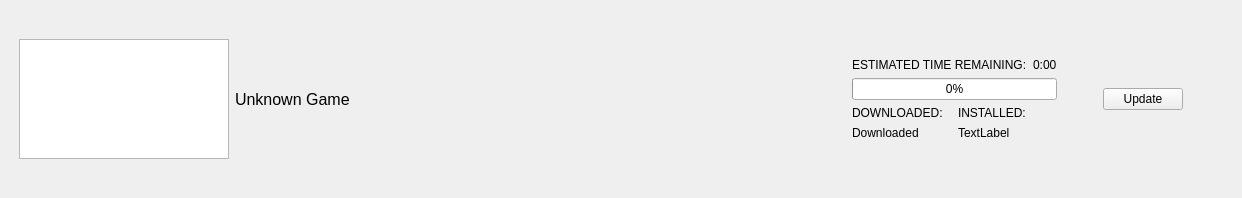
<?xml version="1.0" encoding="UTF-8"?>
<ui version="4.0">
 <class>DownloadQueueItem</class>
 <widget class="QWidget" name="DownloadQueueItem">
  <property name="geometry">
   <rect>
    <x>0</x>
    <y>0</y>
    <width>1242</width>
    <height>198</height>
   </rect>
  </property>
  <property name="windowTitle">
   <string>Form</string>
  </property>
  <layout class="QGridLayout" name="gridLayout_2">
   <item row="0" column="0">
    <layout class="QHBoxLayout" name="horizontalLayout" stretch="4,3,1,0">
     <property name="leftMargin">
      <number>8</number>
     </property>
     <property name="topMargin">
      <number>8</number>
     </property>
     <property name="rightMargin">
      <number>8</number>
     </property>
     <property name="bottomMargin">
      <number>8</number>
     </property>
     <item>
      <widget class="QGraphicsView" name="gameBanner">
       <property name="maximumSize">
        <size>
         <width>210</width>
         <height>120</height>
        </size>
       </property>
       <property name="verticalScrollBarPolicy">
        <enum>Qt::ScrollBarAsNeeded</enum>
       </property>
       <property name="horizontalScrollBarPolicy">
        <enum>Qt::ScrollBarAsNeeded</enum>
       </property>
       <property name="sizeAdjustPolicy">
        <enum>QAbstractScrollArea::AdjustIgnored</enum>
       </property>
       <property name="interactive">
        <bool>false</bool>
       </property>
       <property name="optimizationFlags">
        <set>QGraphicsView::DontAdjustForAntialiasing</set>
       </property>
      </widget>
     </item>
     <item>
      <widget class="QLabel" name="gameName">
       <property name="font">
        <font>
         <pointsize>12</pointsize>
        </font>
       </property>
       <property name="text">
        <string>Unknown Game</string>
       </property>
      </widget>
     </item>
     <item>
      <layout class="QVBoxLayout" name="verticalLayout_2" stretch="0,0,0,0,0">
       <item>
        <spacer name="verticalSpacer">
         <property name="orientation">
          <enum>Qt::Vertical</enum>
         </property>
         <property name="sizeHint" stdset="0">
          <size>
           <width>20</width>
           <height>40</height>
          </size>
         </property>
        </spacer>
       </item>
       <item>
        <layout class="QHBoxLayout" name="horizontalLayout_8">
         <item>
          <widget class="QLabel" name="label_2">
           <property name="text">
            <string>ESTIMATED TIME REMAINING:</string>
           </property>
           <property name="alignment">
            <set>Qt::AlignLeading|Qt::AlignLeft|Qt::AlignTop</set>
           </property>
          </widget>
         </item>
         <item>
          <widget class="QLabel" name="estimatedTimeRemaining">
           <property name="text">
            <string>0:00</string>
           </property>
          </widget>
         </item>
        </layout>
       </item>
       <item>
        <widget class="QProgressBar" name="progressBar">
         <property name="value">
          <number>0</number>
         </property>
        </widget>
       </item>
       <item>
        <layout class="QHBoxLayout" name="horizontalLayout_4" stretch="0,0">
         <item>
          <layout class="QHBoxLayout" name="horizontalLayout_5">
           <item>
            <layout class="QVBoxLayout" name="verticalLayout_3" stretch="0,0">
             <item>
              <widget class="QLabel" name="label">
               <property name="text">
                <string>DOWNLOADED:</string>
               </property>
              </widget>
             </item>
             <item>
              <widget class="QLabel" name="downloaded">
               <property name="text">
                <string>Downloaded</string>
               </property>
               <property name="textFormat">
                <enum>Qt::PlainText</enum>
               </property>
              </widget>
             </item>
            </layout>
           </item>
          </layout>
         </item>
         <item>
          <layout class="QHBoxLayout" name="horizontalLayout_3">
           <item>
            <layout class="QGridLayout" name="gridLayout_3">
             <item row="1" column="0">
              <widget class="QLabel" name="installed">
               <property name="text">
                <string>TextLabel</string>
               </property>
              </widget>
             </item>
             <item row="0" column="0">
              <widget class="QLabel" name="label_3">
               <property name="text">
                <string>INSTALLED:</string>
               </property>
              </widget>
             </item>
            </layout>
           </item>
          </layout>
         </item>
        </layout>
       </item>
       <item>
        <spacer name="verticalSpacer_2">
         <property name="orientation">
          <enum>Qt::Vertical</enum>
         </property>
         <property name="sizeHint" stdset="0">
          <size>
           <width>20</width>
           <height>40</height>
          </size>
         </property>
        </spacer>
       </item>
      </layout>
     </item>
     <item>
      <layout class="QVBoxLayout" name="verticalLayout" stretch="0,0,0">
       <item>
        <spacer name="verticalSpacer_4">
         <property name="orientation">
          <enum>Qt::Vertical</enum>
         </property>
         <property name="sizeHint" stdset="0">
          <size>
           <width>20</width>
           <height>40</height>
          </size>
         </property>
        </spacer>
       </item>
       <item>
        <layout class="QHBoxLayout" name="horizontalLayout_2">
         <item>
          <spacer name="horizontalSpacer_2">
           <property name="orientation">
            <enum>Qt::Horizontal</enum>
           </property>
           <property name="sizeHint" stdset="0">
            <size>
             <width>40</width>
             <height>20</height>
            </size>
           </property>
          </spacer>
         </item>
         <item>
          <widget class="QPushButton" name="updateButton">
           <property name="maximumSize">
            <size>
             <width>100</width>
             <height>16777215</height>
            </size>
           </property>
           <property name="text">
            <string>Update</string>
           </property>
          </widget>
         </item>
         <item>
          <spacer name="horizontalSpacer">
           <property name="orientation">
            <enum>Qt::Horizontal</enum>
           </property>
           <property name="sizeHint" stdset="0">
            <size>
             <width>40</width>
             <height>20</height>
            </size>
           </property>
          </spacer>
         </item>
        </layout>
       </item>
       <item>
        <spacer name="verticalSpacer_3">
         <property name="orientation">
          <enum>Qt::Vertical</enum>
         </property>
         <property name="sizeHint" stdset="0">
          <size>
           <width>20</width>
           <height>40</height>
          </size>
         </property>
        </spacer>
       </item>
      </layout>
     </item>
    </layout>
   </item>
  </layout>
 </widget>
 <resources/>
 <connections/>
</ui>
